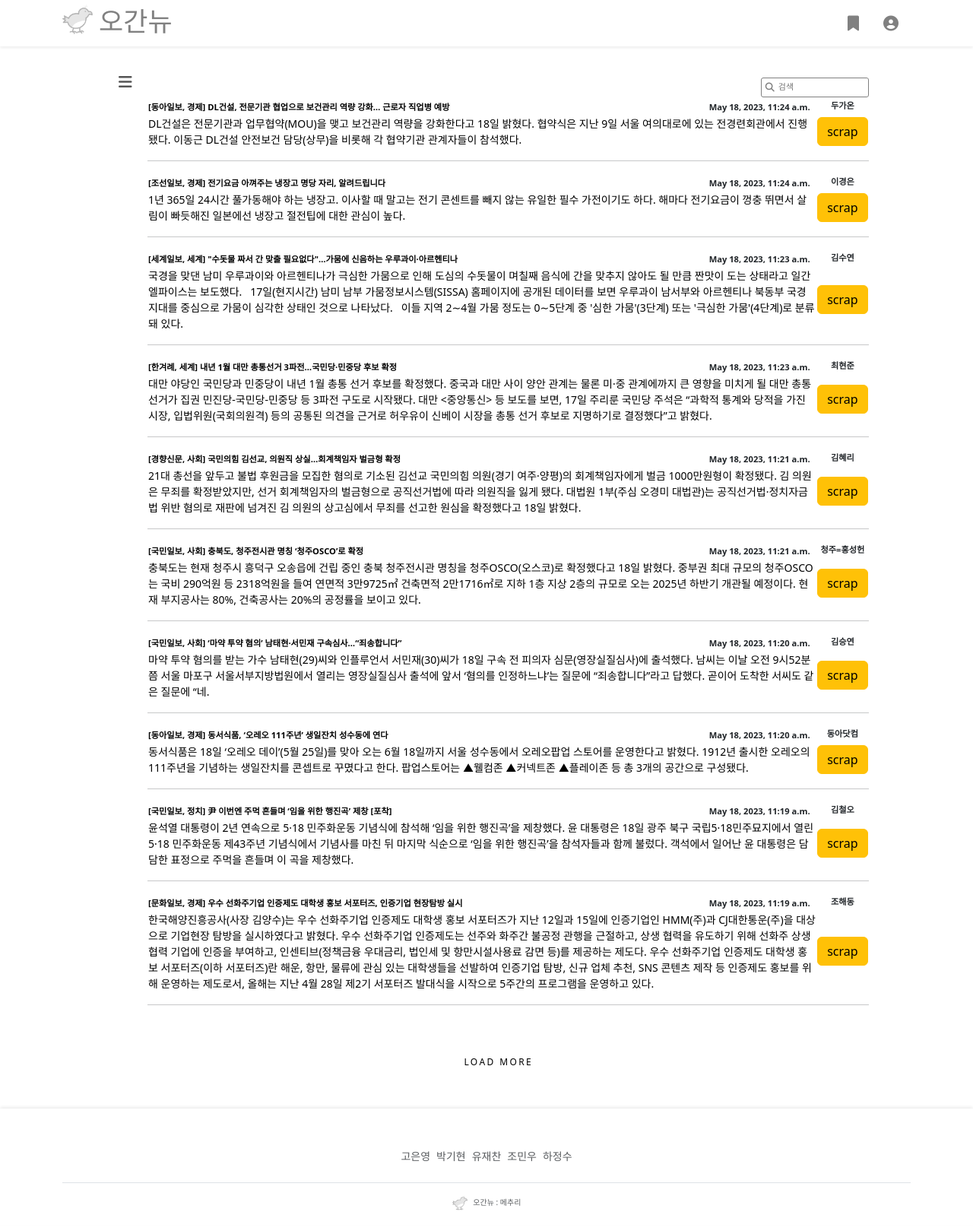
The page / on the database its author committed.
### news/models.py (models this page shows)
class Article(models.Model):
    id = models.IntegerField(primary_key=True)
    headline = models.CharField(max_length=128)
    press = models.ForeignKey(Press, on_delete=models.CASCADE)
    section = models.ForeignKey(Section, on_delete=models.CASCADE)
    writer = models.CharField(max_length=32)
    url = models.CharField(max_length=32)
    content = models.TextField()
    created_date = models.DateTimeField()

class Press(models.Model):
    id = models.IntegerField(primary_key=True)
    name = models.CharField(max_length=32)

class Section(models.Model):
    id = models.IntegerField(primary_key=True)
    name = models.CharField(max_length=32)

### news/views.py (the view, shortened to what this page needs)
# urls.py: path('', views.main, name = 'main'),
def main(req):
    if req.method=='GET':
        articles = Article.objects.all().select_related().order_by('-created_date')
        scrap = {}
        if req.user.is_authenticated:
            scrap = Scrap.objects.filter(user=req.user).select_related().order_by('-article__created_date')
        paginator = Paginator(articles, 10)
        page = None
        try:
            articles = paginator.page(page)
        except PageNotAnInteger:
            articles = paginator.page(1)
        except EmptyPage:
            articles = paginator.page(paginator.num_pages)
        if scrap:
            return render(req, 'news/main.html', {'articles':articles, 'scrap':scrap})
        else:
            return render(req, 'news/main.html', {'articles':articles})

### news/templates/news/main.html (shortened to what this page needs)
{% extends 'base/base.html' %}
  {% block content %}
  <div id="content" class="container" style="min-height: 1080px;">
    <div class="row">
      <div id="button_col" class="col-1" style="padding: 0; width:32px; margin-left: 80px;">
        <button class="openbtn" onclick="openNav()" style="margin-top: 12px;"><i class="fa-solid fa-bars"></i></button>
      </div>
      <div id="summary_col" class="col-9">
        <div class="summary">
          <ul id="ul1" style="max-width: 85%; margin-top: 22.06px;">
            <form id="search" action="/search/">
              <div id="search_icon"><i class="fa-solid fa-magnifying-glass fa-xs" style="color: #808080;"></i></div>
              <input id="search_box" type="search" name="search" placeholder="검색">
            </form>
            {% for article in articles %}
            <li>
              <div id="div{{article.id}}">
                <table width="100%">
                  <tr style="text-align: center;">
                    <td style="text-align: left;"><b style="font-size: 0.8em;"><a href="{{article.url}}" target='_blank'>[{{article.press.name}}, {{article.section.name}}]  {{article.headline}}</a></b></td>
                    <td width="150px"><b style="margin-bottom: 0px; font-size: 0.8em;">{{article.created_date}}</b></td>
                    <td style="margin-right: 0px; font-size: 0.8em;"><b>{{article.writer}}</b></td>
                  </tr>
                  <tr>
                    <td colspan="2"><a href="{{article.url}}" target='_blank'>{{article.content}}</a></td>
                    <td width="50px">
                      {% if request.user.is_authenticated %}
                      <button class="btn btn-warning" onclick='sendID(this)' value="{{article.id}}">scrap</button>
                      {% else %}
                      <a href="/users/login/"><button class="btn btn-warning">scrap</button></a>
                      {% endif %}
                    </td>
                  </tr>
                </table>
                <hr>
              </div>
            </li>
            {% endfor %}
            <div id="wrapper">
              <button id="load-more" onclick="click_load_more()">load more</button>
            </div>
          </ul>
        </div>
      </div>
    </div>
  </div>
  {% endblock %}

### news/static/news/content.css (style rules this page uses)
.openbtn { font-size: 20px; z-index: 1; cursor: pointer; background-color: #ffffff00; color: rgb(84, 84, 84); border: none; border-top-left-radius: 10px; position: sticky; top: 0; transition: 0.5s; }
body { min-height: 100vh; min-height: -webkit-fill-available; }
html { height: -webkit-fill-available; }
#content { margin-top: 15px; margin-bottom: 16px; width: 95%; position : relative; height: auto; }
.summary { position: absolute; width: calc(100% - 24px); align-content: center; }
.summary ul { overflow-x: hidden; padding: 0 0%; }
.summary ul li { margin-top: 15px; font-size: 14px; }

### news_project/templates/base/base.html (style rules this page uses)
li { list-style: none; }
#ul1 a { text-decoration: none; color: black; transition: 0.3s; }
#load-more { width: calc((100% / 3) - 8px); padding: 16px; background-color: white; border: none; cursor: pointer; transition: all 200ms ease-in-out; border-radius: 3px; font-size: 0.75rem; text-transform: uppercase; letter-spacing: 0.15rem; margin-bottom: 10px; }
#wrapper { margin-right: 25px; width: inherit; text-align: center; margin-top: 50px; }
#search { float: right; display: flex; width: 141.78px; flex-direction: row; border: 1px solid #808080; border-radius: 3px; }
#search_icon { margin-left: 5px; }
#search_box { width: 120px; font-size: 11px; border: none; margin-left: 2px; padding: 3px; }

### rows shown on the page
Article: press.name "동아일보", section.name "경제", headline "DL건설, 전문기관 협업으로 보건관리 역량 강화… 근로자 직업병 예방", created_date "May 18, 2023, 11:24 a.m.", writer "두가온", content "DL건설은 전문기관과 업무협약(MOU)을 맺고 보건관리 역량을 강화한다고 18일 밝혔다. 협약식은 지난 9일 서울 여의대로에 있는 전경련회관에서 진행됐다. 이동근 DL건설 안전보건 담당(상무)을 비롯해 각 협약기관 관계자들이 참석했다."
Article: press.name "조선일보", section.name "경제", headline "전기요금 아껴주는 냉장고 명당 자리, 알려드립니다", created_date "May 18, 2023, 11:24 a.m.", writer "이경은", content "1년 365일 24시간 풀가동해야 하는 냉장고. 이사할 때 말고는 전기 콘센트를 빼지 않는 유일한 필수 가전이기도 하다. 해마다 전기요금이 껑충 뛰면서 살림이 빠듯해진 일본에선 냉장고 절전팁에 대한 관심이 높다."
Article: press.name "세계일보", section.name "세계", headline "\"수돗물 짜서 간 맞출 필요없다\"…가뭄에 신음하는 우루과이·아르헨티나", created_date "May 18, 2023, 11:23 a.m.", writer "김수연", content "국경을 맞댄 남미 우루과이와 아르헨티나가 극심한 가뭄으로 인해 도심의 수돗물이 며칠째 음식에 간을 맞추지 않아도 될 만큼 짠맛이 도는 상태라고 일간 엘파이스는 보도했다. 17일(현지시간) 남미 남부 가뭄정보시스템(SISSA) 홈페이지에 공개된 데이터를 보면 우루과이 남서부와 아르헨티나 북동부 국경 지대를 중심으로 가뭄이 심각한 상태인 것으로 나타났다. 이들 지역 2∼4월 가뭄 정도는 0∼5단계 중 '심한 가뭄'(3단계) 또는 '극심한 가뭄'(4단계)로 분류돼 있다."
Article: press.name "한겨례", section.name "세계", headline "내년 1월 대만 총통선거 3파전…국민당·민중당 후보 확정", created_date "May 18, 2023, 11:23 a.m.", writer "최현준", content "대만 야당인 국민당과 민중당이 내년 1월 총통 선거 후보를 확정했다. 중국과 대만 사이 양안 관계는 물론 미·중 관계에까지 큰 영향을 미치게 될 대만 총통 선거가 집권 민진당-국민당-민중당 등 3파전 구도로 시작됐다. 대만 <중앙통신> 등 보도를 보면, 17일 주리룬 국민당 주석은 “과학적 통계와 당적을 가진 시장, 입법위원(국회의원격) 등의 공통된 의견을 근거로 허우유이 신베이 시장을 총통 선거 후보로 지명하기로 결정했다”고 밝혔다."
Article: press.name "경향신문", section.name "사회", headline "국민의힘 김선교, 의원직 상실…회계책임자 벌금형 확정", created_date "May 18, 2023, 11:21 a.m.", writer "김혜리", content "21대 총선을 앞두고 불법 후원금을 모집한 혐의로 기소된 김선교 국민의힘 의원(경기 여주·양평)의 회계책임자에게 벌금 1000만원형이 확정됐다. 김 의원은 무죄를 확정받았지만, 선거 회계책임자의 벌금형으로 공직선거법에 따라 의원직을 잃게 됐다. 대법원 1부(주심 오경미 대법관)는 공직선거법·정치자금법 위반 혐의로 재판에 넘겨진 김 의원의 상고심에서 무죄를 선고한 원심을 확정했다고 18일 밝혔다."
Article: press.name "국민일보", section.name "사회", headline "충북도, 청주전시관 명칭 ‘청주OSCO’로 확정", created_date "May 18, 2023, 11:21 a.m.", writer "청주=홍성헌", content "충북도는 현재 청주시 흥덕구 오송읍에 건립 중인 충북 청주전시관 명칭을 청주OSCO(오스코)로 확정했다고 18일 밝혔다. 중부권 최대 규모의 청주OSCO는 국비 290억원 등 2318억원을 들여 연면적 3만9725㎡ 건축면적 2만1716㎡로 지하 1층 지상 2층의 규모로 오는 2025년 하반기 개관될 예정이다. 현재 부지공사는 80%, 건축공사는 20%의 공정률을 보이고 있다."
Article: press.name "국민일보", section.name "사회", headline "‘마약 투약 혐의’ 남태현·서민재 구속심사…“죄송합니다”", created_date "May 18, 2023, 11:20 a.m.", writer "김승연", content "마약 투약 혐의를 받는 가수 남태현(29)씨와 인플루언서 서민재(30)씨가 18일 구속 전 피의자 심문(영장실질심사)에 출석했다. 남씨는 이날 오전 9시52분쯤 서울 마포구 서울서부지방법원에서 열리는 영장실질심사 출석에 앞서 ‘혐의를 인정하느냐’는 질문에 “죄송합니다”라고 답했다. 곧이어 도착한 서씨도 같은 질문에 “네."
Article: press.name "동아일보", section.name "경제", headline "동서식품, ‘오레오 111주년’ 생일잔치 성수동에 연다", created_date "May 18, 2023, 11:20 a.m.", writer "동아닷컴", content "동서식품은 18일 ‘오레오 데이’(5월 25일)를 맞아 오는 6월 18일까지 서울 성수동에서 오레오팝업 스토어를 운영한다고 밝혔다. 1912년 출시한 오레오의 111주년을 기념하는 생일잔치를 콘셉트로 꾸몄다고 한다. 팝업스토어는 ▲웰컴존 ▲커넥트존 ▲플레이존 등 총 3개의 공간으로 구성됐다."
Article: press.name "국민일보", section.name "정치", headline "尹 이번엔 주먹 흔들며 ‘임을 위한 행진곡’ 제창 [포착]", created_date "May 18, 2023, 11:19 a.m.", writer "김철오", content "윤석열 대통령이 2년 연속으로 5·18 민주화운동 기념식에 참석해 ‘임을 위한 행진곡’을 제창했다. 윤 대통령은 18일 광주 북구 국립5·18민주묘지에서 열린 5·18 민주화운동 제43주년 기념식에서 기념사를 마친 뒤 마지막 식순으로 ‘임을 위한 행진곡’을 참석자들과 함께 불렀다. 객석에서 일어난 윤 대통령은 담담한 표정으로 주먹을 흔들며 이 곡을 제창했다."
Article: press.name "문화일보", section.name "경제", headline "우수 선화주기업 인증제도 대학생 홍보 서포터즈, 인증기업 현장탐방 실시", created_date "May 18, 2023, 11:19 a.m.", writer "조해동", content "한국해양진흥공사(사장 김양수)는 우수 선화주기업 인증제도 대학생 홍보 서포터즈가 지난 12일과 15일에 인증기업인 HMM(주)과 CJ대한통운(주)을 대상으로 기업현장 탐방을 실시하였다고 밝혔다. 우수 선화주기업 인증제도는 선주와 화주간 불공정 관행을 근절하고, 상생 협력을 유도하기 위해 선화주 상생협력 기업에 인증을 부여하고, 인센티브(정책금융 우대금리, 법인세 및 항만시설사용료 감면 등)를 제공하는 제도다. 우수 선화주기업 인증제도 대학생 홍보 서포터즈(이하 서포터즈)란 해운, 항만, 물류에 관심 있는 대학생들을 선발하여 인증기업 탐방, 신규 업체 추천, SNS 콘텐츠 제작 등 인증제도 홍보를 위해 운영하는 제도로서, 올해는 지난 4월 28일 제2기 서포터즈 발대식을 시작으로 5주간의 프로그램을 운영하고 있다."
